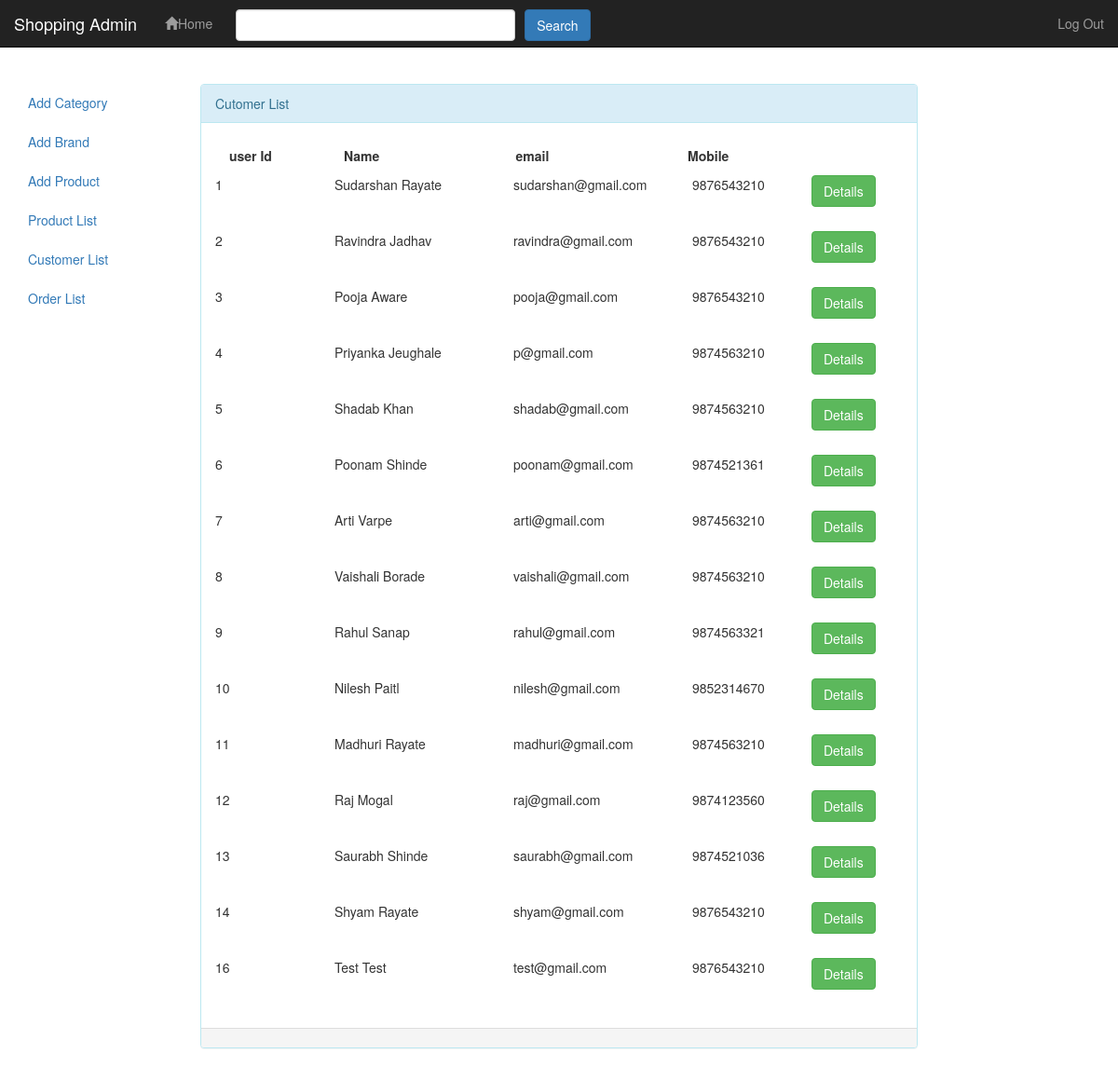
/admin/customer_list.php (signed in), run on the app's committed database.
### tables this page shows
CREATE TABLE `user_info` (
  `user_id` int(11) NOT NULL,
  `first_name` varchar(100) NOT NULL,
  `last_name` varchar(100) NOT NULL,
  `email` varchar(100) NOT NULL,
  `password` varchar(100) NOT NULL,
  `mobile` varchar(12) NOT NULL,
  `address1` varchar(300) NOT NULL,
  `address2` varchar(300) NOT NULL
);

### admin/customer_list.php (the view, shortened to what this page needs)
<?php
require_once("../db_connection.php");
$cust = mysqli_query($con,"SELECT * FROM user_info");
?>
<!DOCTYPE html>
<html>
<head>
	<link rel="stylesheet" type="text/css" href="css/bootstrap.min.css">
</head>
<body>
	<div class="navbar navbar-inverse navbar-fixed-top">
		<div class="container-fluid">
			<div class="navbar-header">
				<a href="index.php" class="navbar-brand">Shopping Admin</a>
			</div>
			<ul class="nav navbar-nav">
				<li><a href="index.php"><span class="glyphicon glyphicon-home"></span>Home</a></li>
				<li style="width: 300px;left: 10px;top:10px;"><input type="text" class="form-control" id="search-box" name="search-box"></li>
				<li style="left: 20px;top:10px;"><button class="btn btn-primary" id="search_btn" name="search_btn">Search</button></li>
			</ul>
			<ul class="nav navbar-nav navbar-right">
				<li><a href="logout.php">Log Out</a> </li>
			</ul>
		</div>
	</div>
	<p><br /></p>
	<p><br /></p>
	<p><br /></p>
	<div class="container-fluid">
		<div class="row">
			<div class="col-md-2">
				<div class="nav nav-pills nav-stacked">
					<li><a href="add_category.php">Add Category</a></li>
					<li><a href="add_brand.php">Add Brand</a></li>
					<li><a href="add_product.php">Add Product</a></li>
					<li><a href="product_list.php">Product List</a></li>
					<li><a href="customer_list.php">Customer List</a></li>
					<li><a href="order_list.php">Order List</a></li>
				</div>
			</div>
			<div class="col-md-8">
				<div class='panel panel-info'>
					<div class='panel-heading'>Cutomer List</div>
					<div class='panel-body'>
						<div class='panel-heading'>
							<div class='row'>
							<div class='col-md-2'><b>user Id</b></div>
								<div class='col-md-3'><b>Name</b></div>
								<div class='col-md-3'><b>email</b></div>
								<div class='col-md-2'><b>Mobile</b></div>
							</div>
						</div>
						<?php
						while ($row = mysqli_fetch_array($cust)) {
							$uid = $row['user_id'];
							$fname = $row['first_name'];
							$lname = $row['last_name'];
							$email = $row['email'];
							$mobile = $row['mobile'];
							?>
							<div class='row'>
								<div class='col-md-2'><?=$uid?></div>
								<div class='col-md-3'><?=$fname ." ". $lname?></div>
								<div class='col-md-3'><?=$email?></div>
								<div class='col-md-2'><?=$mobile?></div>
								<div class="col-md-1"><a href="customer_details.php?urid=<?=$uid?>" class="btn btn-success">Details</a></div><p><br/></p><p><br/></p>
							</div>
							<?php } ?>
						</div>
						<div class='panel-footer'></div>
					</div>
				</div>
			</div>
		</div>
	</body>
	</html>

### data on the page
user_info: user_id "1", first_name "Sudarshan", last_name "Rayate", email "sudarshan@gmail.com", mobile "9876543210"
user_info: user_id "2", first_name "Ravindra", last_name "Jadhav", email "ravindra@gmail.com", mobile "9876543210"
user_info: user_id "3", first_name "Pooja", last_name "Aware", email "pooja@gmail.com", mobile "9876543210"
user_info: user_id "4", first_name "Priyanka", last_name "Jeughale", email "p@gmail.com", mobile "9874563210"
user_info: user_id "5", first_name "Shadab", last_name "Khan", email "shadab@gmail.com", mobile "9874563210"
user_info: user_id "6", first_name "Poonam", last_name "Shinde", email "poonam@gmail.com", mobile "9874521361"
user_info: user_id "7", first_name "Arti", last_name "Varpe", email "arti@gmail.com", mobile "9874563210"
user_info: user_id "8", first_name "Vaishali", last_name "Borade", email "vaishali@gmail.com", mobile "9874563210"
user_info: user_id "9", first_name "Rahul", last_name "Sanap", email "rahul@gmail.com", mobile "9874563321"
user_info: user_id "10", first_name "Nilesh", last_name "Paitl", email "nilesh@gmail.com", mobile "9852314670"
user_info: user_id "11", first_name "Madhuri", last_name "Rayate", email "madhuri@gmail.com", mobile "9874563210"
user_info: user_id "12", first_name "Raj", last_name "Mogal", email "raj@gmail.com", mobile "9874123560"
user_info: user_id "13", first_name "Saurabh", last_name "Shinde", email "saurabh@gmail.com", mobile "9874521036"
user_info: user_id "14", first_name "Shyam", last_name "Rayate", email "shyam@gmail.com", mobile "9876543210"
user_info: user_id "16", first_name "Test", last_name "Test", email "test@gmail.com", mobile "9876543210"
